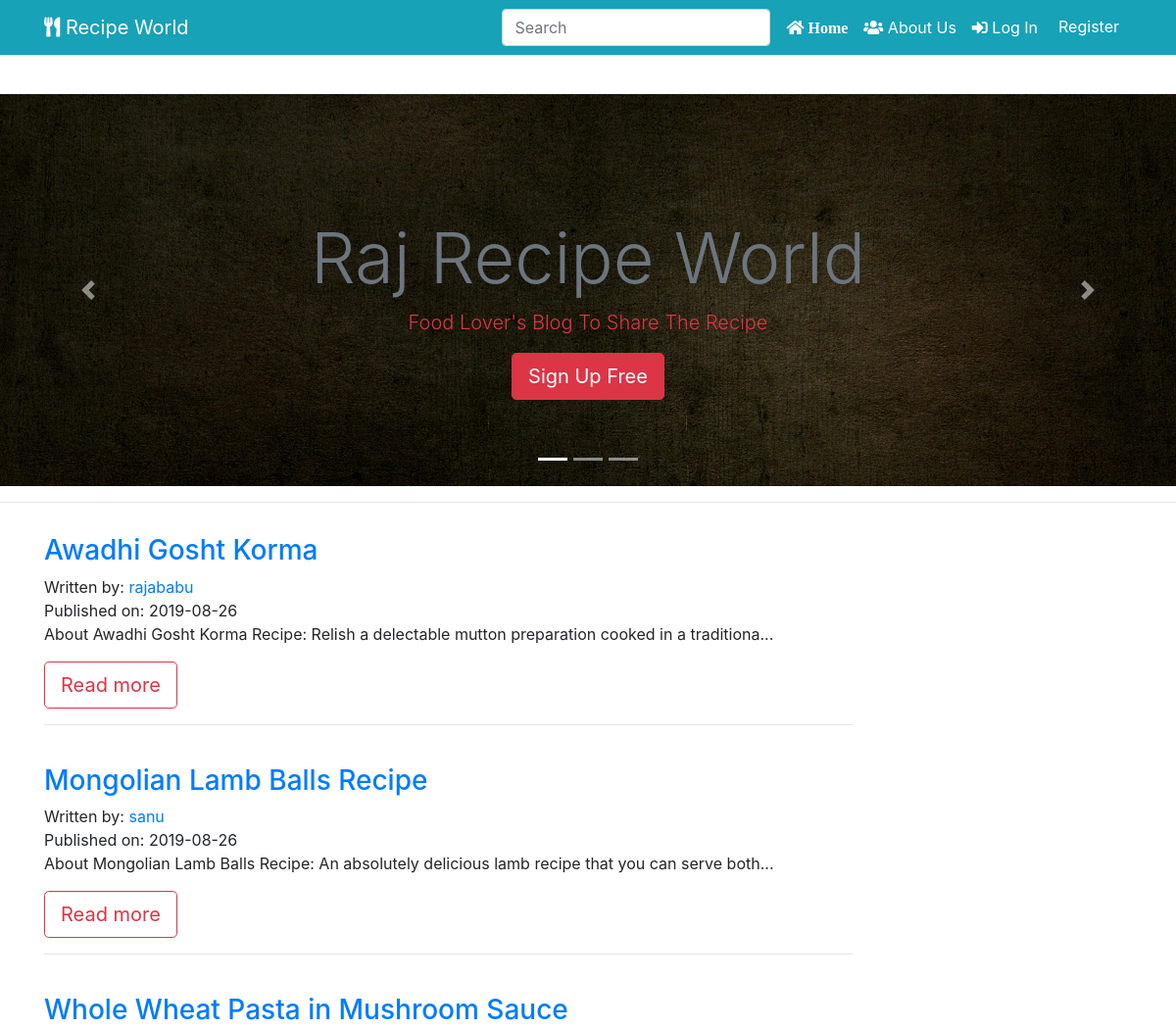
Before: / (upper part) with the older database file.
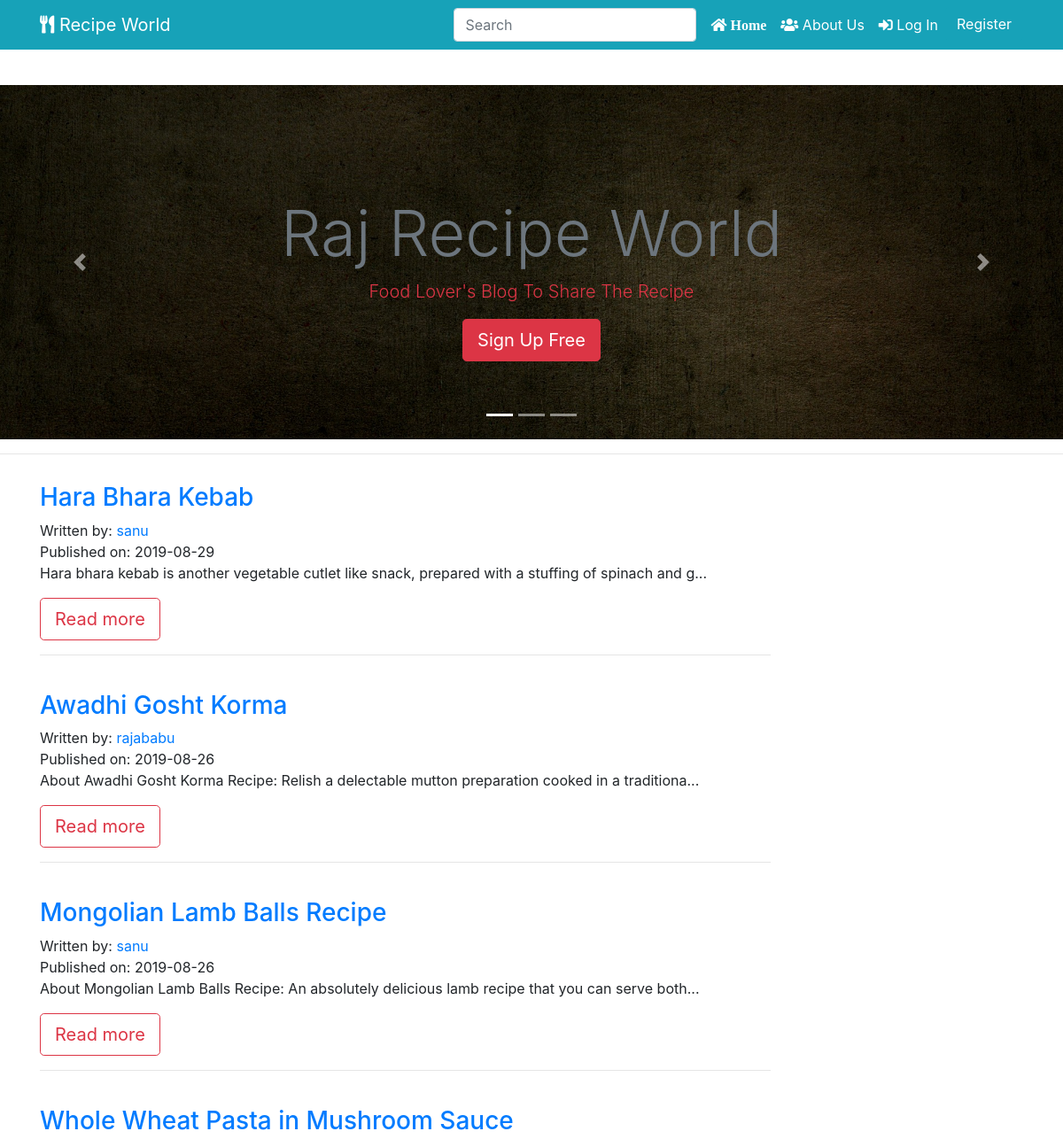
After: the same page with the newer database file.
### recipe_app/models.py (models this page shows, shortened)
class RecipePost(db.Model):
    __searchable__ = ['recipe_name']
    users = db.relationship(User)
    id = db.Column(db.Integer, primary_key=True)
    user_id = db.Column(db.Integer, db.ForeignKey('users.id'), nullable=False)
    date = db.Column(db.DateTime, nullable=False, default=datetime.utcnow)
    recipe_image = db.Column(db.String(128), default=None, nullable=True)
    recipe_name = db.Column(db.String(164), nullable=False)
    course = db.Column(db.String(164), nullable=False)
    food_category = db.Column(db.String(164), nullable=False)
    cuisine = db.Column(db.String(164), nullable=False)
    prep_time = db.Column(db.String(164), nullable=False)
    cook_time = db.Column(db.String(164), nullable=False)
    allergens = db.Column(db.String(164), nullable=False)
    serving = db.Column(db.String(164), nullable=False)
    ingredients = db.Column(db.Text, nullable=False)
    recipe_description = db.Column(db.Text, nullable=False)

class User(db.Model, UserMixin):
     __tablename__ = 'users'
     id = db.Column(db.Integer, primary_key = True)
     picture = db.Column(db.String(128), default='default_profile.png', nullable=False)
     email = db.Column(db.String(64), unique=True, index=True)
     username = db.Column(db.String(64), unique=True, index=True)
     password_hash = db.Column(db.String(128))
     recipe = db.relationship('RecipePost', backref='author', lazy=True)

### recipe_app/core/views.py (the view)
@core.route('/')
def index():
    page = request.args.get('page', 1, type=int)
    all_recipies_posts = RecipePost.query.order_by(RecipePost.date.desc()).paginate(page=page, per_page=10)
    return render_template('index.html', all_recipies_posts = all_recipies_posts)

### recipe_app/templates/index.html (shortened to what this page needs)
{% extends "base.html" %}
{% block content %}
  <section id="showcase" class="">
    <div id="myCarousel" class="carousel slide" data-ride="carousel">
      <ol class="carousel-indicators">
        <li data-target="#myCarousel" data-slide-to="0" class="active"></li>
        <li data-target="#myCarousel" data-slide-to="1"></li>
        <li data-target="#myCarousel" data-slide-to="2"></li>
      </ol>
      <div class="carousel-inner">
        <div class="carousel-item carousel-image-1 active">
          <div class="container">
            <div class="carousel-caption d-none d-sm-block text-center mb-5">
              <h1 class="display-3 text-secondary"> Raj Recipe World</h1>
              <p class="lead text-danger"> Food Lover's Blog To Share The Recipe </p>
              <a href="{{ url_for('users.register') }}" class="btn btn-danger btn-lg">Sign Up Free</a>
            </div>
          </div>
        </div>
      </div>
      <a href="#myCarousel" data-slide="prev" class="carousel-control-prev">
        <span class="carousel-control-prev-icon"></span>
      </a>
      <a href="#myCarousel" data-slide="next" class="carousel-control-next">
        <span class="carousel-control-next-icon"></span>
      </a>
    </div>
  </section>
  <hr>
<section id="info" class="py-3">
  <div class="container">
    {% for recipe in all_recipies_posts.items %}
    <div class="row">
      <div class="col-md-9 align-self-center">
        <h3> <a href="{{ url_for('recipe_posts.recipe_post', recipe_post_id=recipe.id) }}">{{ recipe.recipe_name }}</a> </h3>
          <p>
            Written by: <a href="{{ url_for('users.user_recipies', username = recipe.author.username) }}">{{ recipe.author.username }}</a>
            <br/>
            Published on: {{ recipe.date.strftime('%Y-%m-%d') }}
            <br/>
            {{ recipe.recipe_description[:100] }}...
            </p>
              <a href="{{ url_for('recipe_posts.recipe_post', recipe_post_id=recipe.id) }}" class="btn btn-outline-danger btn-lg">Read more</a>
              <hr>
               <br/>
          </div>
            <div class="col-md-3">
             </div>
           </div>
           {% endfor %}
  </div>
</section>
{% endblock %}

### recipe_app/templates/base.html (shortened to what this page needs)
<!DOCTYPE html>
<html lang="en">
  <head>
      <link rel="stylesheet" href="https://stackpath.bootstrapcdn.com/bootstrap/4.3.1/css/bootstrap.min.css">
      <link type="text/css" rel="stylesheet" href="{{ url_for('static', filename='css/master.css') }}"/>
      <link rel="stylesheet" href="https://use.fontawesome.com/releases/v5.3.1/css/all.css"
>
      <link rel="stylesheet" href="https://cdnjs.cloudflare.com/ajax/libs/ekko-lightbox/5.3.0/ekko-lightbox.css" />
      <link rel="stylesheet" href="https://cdnjs.cloudflare.com/ajax/libs/slick-carousel/1.9.0/slick.css" />
      <link rel="stylesheet" href="https://cdnjs.cloudflare.com/ajax/libs/slick-carousel/1.9.0/slick-theme.min.css" />
  </head>
<body>
  <header class="py-5" >
<nav class="navbar navbar-expand-sm navbar-dark bg-info fixed-top ">
    <div class="container">
      <a href="{{ url_for('core.index') }}" target="_blank" class="navbar-brand"> <i class="fas fa-utensils icon-nav"></i> Recipe World</a>
      <div class="collapse navbar-collapse" id="navbarCollapse">
      <ul class="navbar-nav ml-auto">
      <form class="form-inline my-2 my-lg-0" method="GET" action="{{ url_for('search.search_result') }}">
        <input class="form-control mr-sm-2" type="search" placeholder="Search" aria-label="Search">
      </form>
            <li class="nav-item active">
              <a class="nav-link text-white" href="{{ url_for('core.index') }}">
                <i class="fas fa-home icon-nav"> Home </i>
              </a>
            </li>
            <li class="nav-item">
              <a class="nav-link text-white" href="{{ url_for('core.info') }}"> <i class="fas fa-users icon-nav"></i> About Us</a>
            </li>
            {% if current_user.is_authenticated %}
            <li class="nav-item">
                <a class="nav-link text-white" href="{{ url_for('users.logout') }}"> <i class="fas fa-sign-out-alt icon-nav"></i> Log Out </a>
            </li>
            <li class="nav-item">
                <a class="nav-link text-white" href="{{ url_for('users.account') }}">
                  <i class="fas fa-user icon-nav"> </i> Profile </a>
            </li>
            <li class="nav-item">
                <a class="nav-link text-white" href="{{ url_for('recipe_posts.create_recipe') }}">
                  <i class="fas fa-plus icon-nav"></i> Add Recipe</a>
            </li>
             <li class="nav-item">
                <a class="nav-link text-white" href="{{ url_for('users.user_recipies' , username=current_user.username) }}"> <i class="fas fa-user-circle icon-nav"> </i> {{ current_user }} </a>
              </li>
              {% else %}
              <li class="nav-item">
                  <a class="nav-link text-white" href="{{ url_for('users.login') }}"> <i class="fas fa-sign-in-alt icon-nav"></i> Log In </a>
              </li>
              <li class="nav-item">
                  <a href="{{ url_for('users.register') }}" class="btn btn-info btn-md">
                   Register
                </a>
              </li>
              {% endif %}
    </ul>
    </div>
   </div>
  </nav>
 </header>
  {% block content %}
  {% endblock %}
  </body>
</html>

### recipe_app/static/css/master.css (style rules this page uses)
.carousel-item { height: 400px; width: 100% !important; background-position: center; -webkit-background-size: cover; -moz-background-size: cover; background-size: cover; -o-background-size: cover; }
.carousel-image-1 { background: url('../img/cook-3_1920.jpg'); background-size: cover; }

Changed rows visible on the page:
added RecipePost: recipe_name "Hara Bhara Kebab", author.username "sanu", date "2019-08-29", recipe_description "Hara bhara kebab is another vegetable cutlet like snack, prepared with a stuffing of spinach and g"
